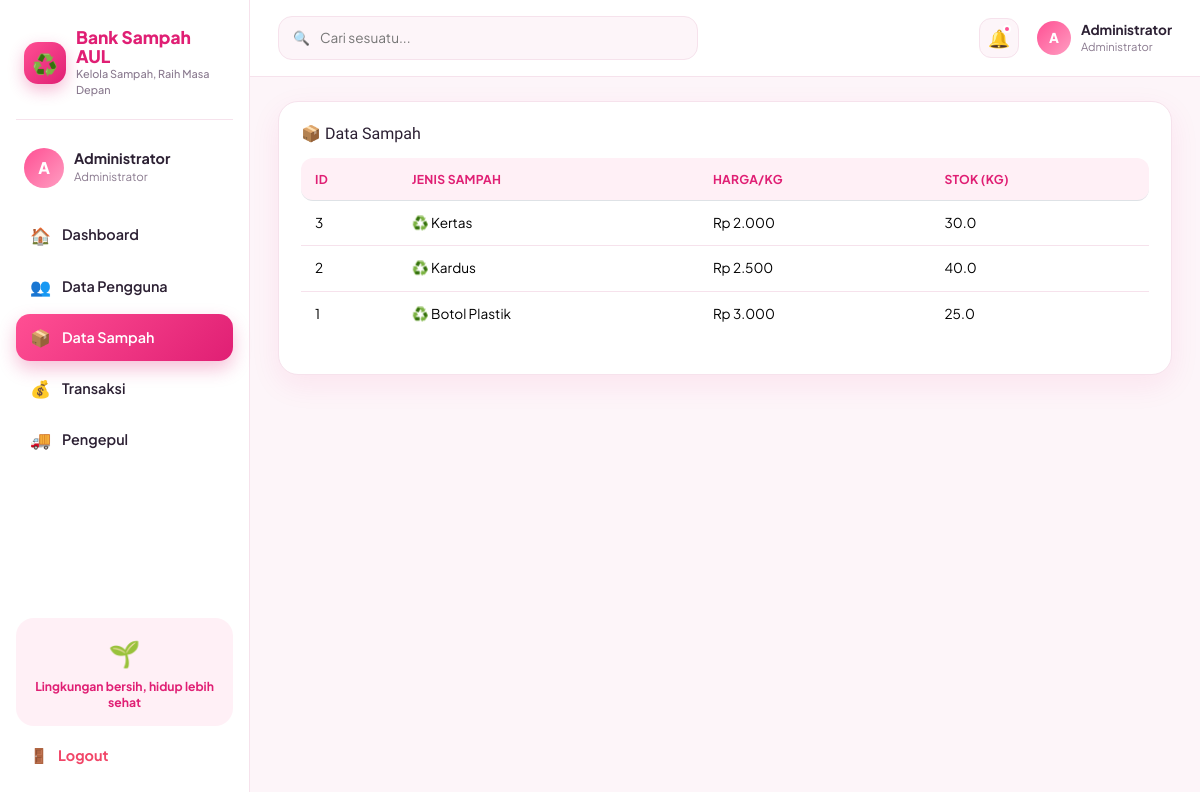
/admin/sampah.php (signed in), run on the app's committed database.
### tables this page shows
CREATE TABLE sampah (
    id_sampah INT AUTO_INCREMENT PRIMARY KEY,
    jenis_sampah VARCHAR(100) NOT NULL,
    harga_per_kg DECIMAL(12,2) NOT NULL DEFAULT 0,
    stok_kg DECIMAL(10,2) NOT NULL DEFAULT 0
);

### auth.php (called while the page is built, shortened)
<?php
function rupiah($angka) {
    return "Rp " . number_format((float)$angka, 0, ',', '.');
}
?>

### admin/sampah.php (the view, shortened to what this page needs)
<?php
require "../auth.php"; wajib_role("admin"); require "../config.php";
$data = mysqli_query($koneksi, "SELECT * FROM sampah ORDER BY id_sampah DESC");
require "../includes/header.php";
?>
<div class="card-soft">
  <div class="card-title"><h3>📦 Data Sampah</h3></div>
  <div class="table-responsive">
    <table class="table">
      <thead><tr><th>ID</th><th>Jenis Sampah</th><th>Harga/Kg</th><th>Stok (kg)</th></tr></thead>
      <tbody>
      <?php if (mysqli_num_rows($data) === 0): ?>
        <tr><td colspan="4" class="empty">Belum ada data sampah.</td></tr>
      <?php else: while ($r = mysqli_fetch_assoc($data)): ?>
        <tr>
          <td><?= $r['id_sampah'] ?></td>
          <td>♻️ <?= htmlspecialchars($r['jenis_sampah']) ?></td>
          <td><?= rupiah($r['harga_per_kg']) ?></td>
          <td><?= number_format((float)$r['stok_kg'],1) ?></td>
        </tr>
      <?php endwhile; endif; ?>
      </tbody>
    </table>
  </div>
</div>
<?php require "../includes/footer.php"; ?>

### assets/css/style.css (style rules this page uses)
:root { --pink:#ff4f93; --pink-dark:#e01f74; --pink-light:#ffe3ef; --pink-soft:#fff0f6; --purple:#8b5cf6; --purple-light:#efe6ff; --blue:#2f8fff; --blue-light:#e4f0ff; --orange:#ff9f43; --orange-light:#fff1df; --teal:#12b3a8; --teal-light:#dcf7f4; --green:#22c55e; --green-light:#e2f9e9; --red:#f14668; --red-light:#fde3e9; --ink:#2c2033; --ink-soft:#8a7a8f; --bg:#fdf5f9; --card:#ffffff; --border:#f6e2ec; --radius:20px; --shadow:0 10px 30px rgba(224,31,116,.08); }
* { box-sizing:border-box }
html,body { height:100% }
body { margin:0; font-family:'Plus Jakarta Sans',sans-serif; background:var(--bg); color:var(--ink); -webkit-font-smoothing:antialiased; }
h1,h2,h3,h4,h5,.brand { font-family:'Baloo 2',cursive }
.card-soft { background:var(--card);border-radius:var(--radius);padding:22px;box-shadow:var(--shadow);border:1px solid var(--border) }
.card-title { display:flex;align-items:center;justify-content:between;gap:10px;margin-bottom:14px }
.card-title h3 { font-size:1rem;margin:0;color:var(--ink) }
.table { width:100%;border-collapse:separate;border-spacing:0;font-size:.85rem }
.table thead th { background:var(--pink-soft);color:var(--pink-dark);text-align:left;padding:12px 14px;font-weight:700;font-size:.76rem;text-transform:uppercase;letter-spacing:.02em }
.table thead th:first-child { border-radius:12px 0 0 12px }
.table thead th:last-child { border-radius:0 12px 12px 0 }
.table tbody td { padding:12px 14px;border-bottom:1px solid var(--border);vertical-align:middle }
.table tbody tr:last-child td { border-bottom:0 }
.table-responsive { overflow-x:auto }

### data on the page
sampah: id_sampah "3", jenis_sampah "Kertas", harga_per_kg "Rp 2.000", stok_kg "30.0"
sampah: id_sampah "2", jenis_sampah "Kardus", harga_per_kg "Rp 2.500", stok_kg "40.0"
sampah: id_sampah "1", jenis_sampah "Botol Plastik", harga_per_kg "Rp 3.000", stok_kg "25.0"

### other printed values
$inisial "A"
$nama "Administrator"
$roleLabel "Administrator"
$m['icon'] "🏠"
$m['label'] "Dashboard"
$m['icon'] "👥"
$m['label'] "Data Pengguna"
$m['icon'] "📦"
$m['label'] "Data Sampah"
$m['icon'] "💰"
$m['label'] "Transaksi"
$m['icon'] "🚚"
$m['label'] "Pengepul"
